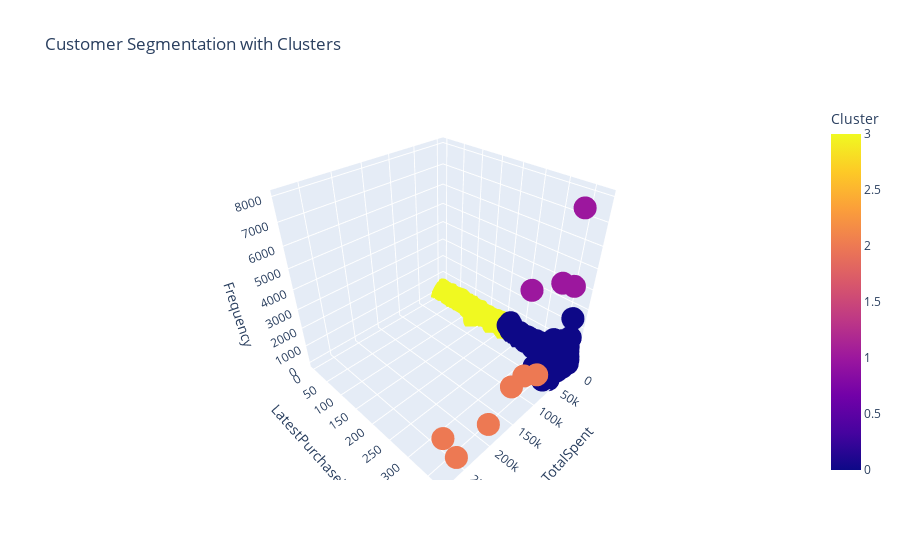

The code cell stored with this chart in its notebook:
### Markdown cell above
## Apply K-Means Clustering
We scale the data for better clustering performance and then fit K-Means with 4 clusters.

### Code cell
from sklearn.cluster import KMeans
from sklearn.preprocessing import StandardScaler

scaler = StandardScaler()
X_scaled = scaler.fit_transform(X)
kmeans = KMeans(n_clusters=4, random_state=42)
kmeans.fit(X_scaled)
df['Cluster'] = kmeans.labels_
fig = px.scatter_3d(df.iloc[:, 1:], x='TotalSpent', y='LatestPurchaseDate', z='Frequency',
                    color='Cluster',
                    title='Customer Segmentation with Clusters')
fig.show()

### Figure 1 — Plotly figure (JSON) as saved in the notebook; plotly's stock layout.template omitted (floating-point values rounded to 4 significant figures; data arrays with more than 128 entries replaced by an {"elided": "..."} marker saying what was removed)
{"data": [{"hovertemplate": "TotalSpent=%{x}<br>LatestPurchaseDate=%{y}<br>Frequency=%{z}<br>Cluster=%{marker.color}<extra></extra>", "legendgroup": "", "marker": {"color": {"elided": "4372 int values"}, "coloraxis": "coloraxis", "symbol": "circle"}, "mode": "markers", "name": "", "scene": "scene", "showlegend": false, "type": "scatter3d", "x": {"elided": "4372 float values"}, "y": {"elided": "4372 int values"}, "z": {"elided": "4372 int values"}}], "layout": {"coloraxis": {"colorbar": {"title": {"text": "Cluster"}}, "colorscale": [[0, "#0d0887"], [0.1111, "#46039f"], [0.2222, "#7201a8"], [0.3333, "#9c179e"], [0.4444, "#bd3786"], [0.5556, "#d8576b"], [0.6667, "#ed7953"], [0.7778, "#fb9f3a"], [0.8889, "#fdca26"], [1, "#f0f921"]]}, "legend": {"tracegroupgap": 0}, "scene": {"domain": {"x": [0, 1], "y": [0, 1]}, "xaxis": {"title": {"text": "TotalSpent"}}, "yaxis": {"title": {"text": "LatestPurchaseDate"}}, "zaxis": {"title": {"text": "Frequency"}}}, "title": {"text": "Customer Segmentation with Clusters"}}}
